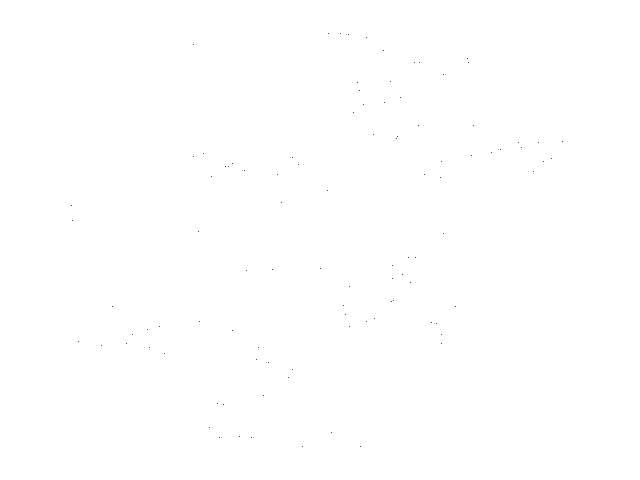
Frame 1 (no input)
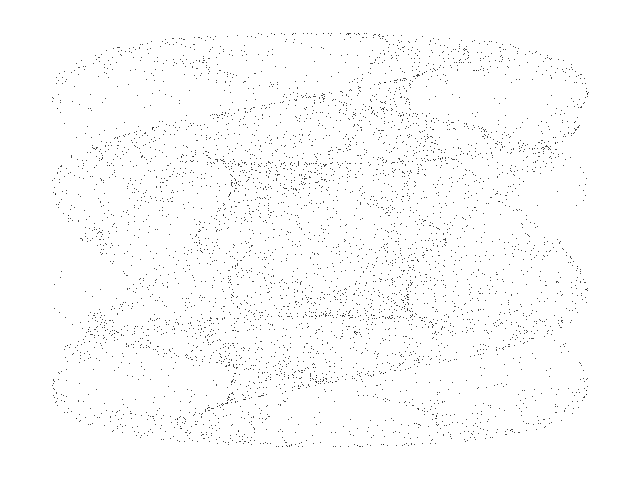
Frame 60 (the mouse pressed at the canvas centre just before this capture)
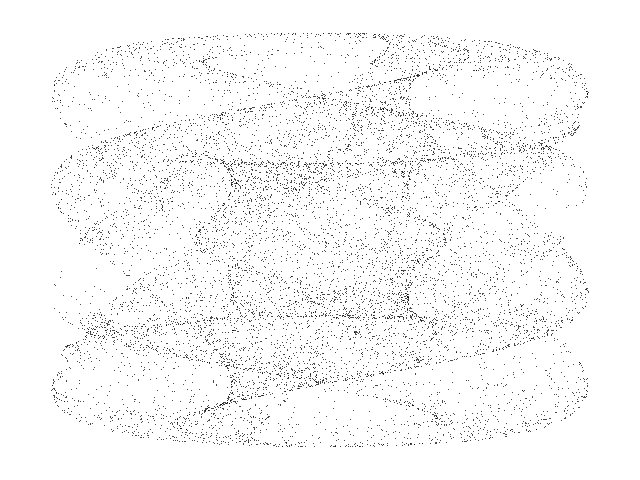
Frame 120 (the mouse held since frame 60 and released just before this capture)

The Processing sketch that drew these frames (run headless with seeded random() and noise(); from frame 60 on, the mouse is pressed at the canvas centre):

// Processing sketch: Dream_D
// ── Dream_D.pde
// Fractal-Dream D chaotic map //

  float x = 1.0;
  float y = 1.0;
  float a = -1.1554;
  float b = -2.3419;
  float c = -1.9799;
  float d = 2.1828;


void setup() {
  
  size(640,480);
  background(255);
  
}


void draw() {
  
  for (int i=0; i<100; i++) {
    
    float nx = x;
    float ny = y;
     
    x = sin(ny * b) + c * sin(nx * b);
    y = sin(nx * a) + d * sin(ny * a);

    point(320 + (90 * x), 240 + (65 * y));
        
  }

}
